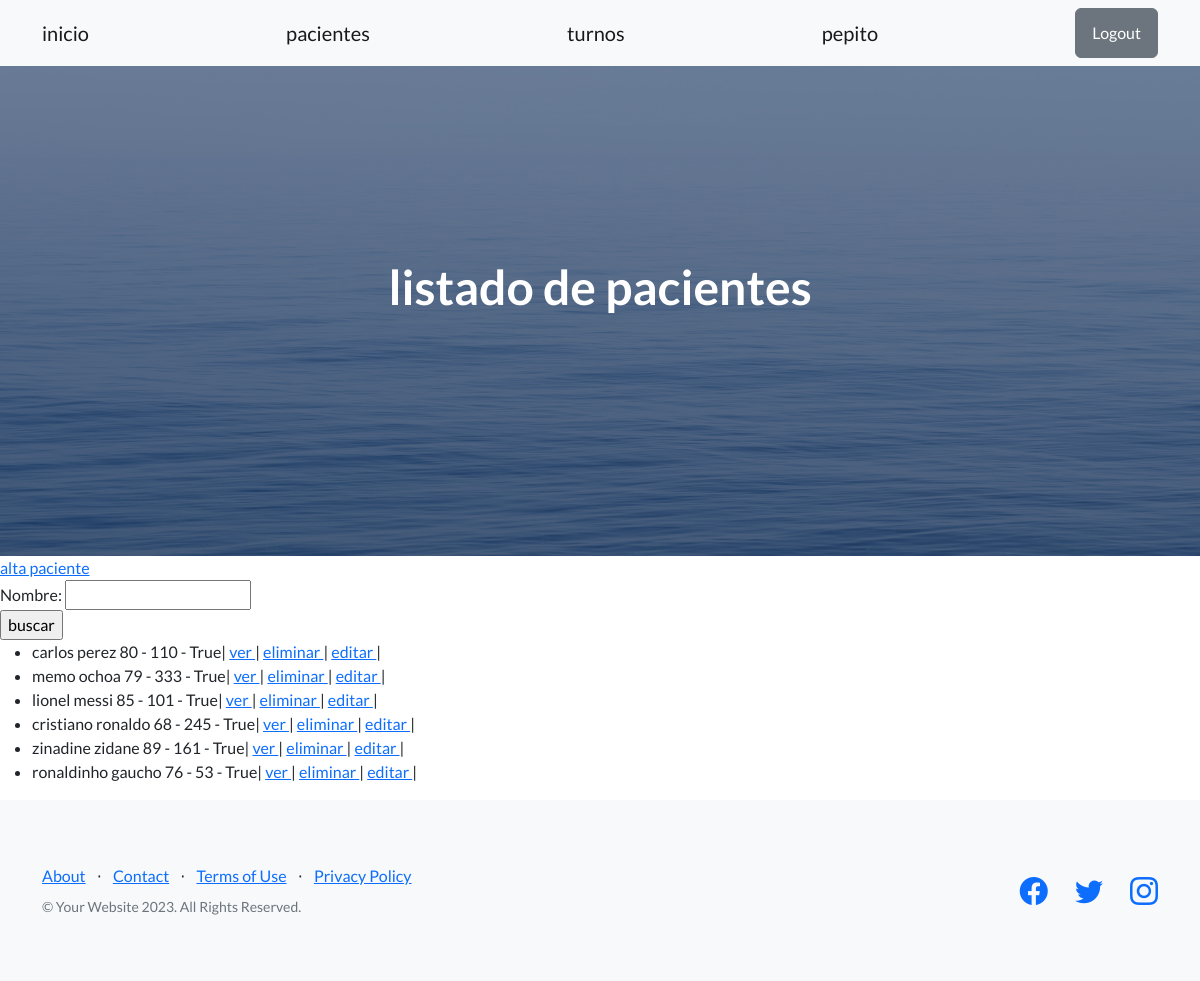
Page /pacientes/ (signed in) on the committed database.
### inicio/models.py (models this page shows)
class Paciente(models.Model):
    nombre = models.CharField(max_length=50)
    apellido = models.CharField(max_length=50)
    edad = models.IntegerField()
    glucemia = models.IntegerField()
    insulinoterapia = models.BooleanField(default=False)
    descripcion = RichTextField(null=True)
    imagen = models.ImageField(upload_to='pacientes', null=True, blank=True)
    def __str__(self):
        return f"{self.nombre} {self.apellido} {self.edad} - {self.glucemia} - {self.insulinoterapia}"

### inicio/views.py (the view)
# urls.py: path('pacientes/', pacientes, name='pacientes'),
def pacientes(request):
    pacientes = Paciente.objects.all()
    formulario = BusquedaPaciente(request.GET)
    if formulario.is_valid():
        nombre = formulario.cleaned_data.get('nombre')
        if nombre: pacientes = Paciente.objects.filter(nombre__icontains=nombre)
    return render(request, 'inicio/pacientes.html', {'pacientes': pacientes, 'formulario': formulario})

### inicio/forms.py
class BusquedaPaciente(forms.Form):
    nombre = forms.CharField(max_length=20, required=False)

### inicio/templates/inicio/pacientes.html (shortened to what this page needs)
{% extends "padre.html"%}
{% block h1_header %}
listado de pacientes
{% endblock h1_header %}
{% block main %}
<a href={% url "alta_paciente" %}>alta paciente</a>
    <form action={% url "pacientes" %}>
      {{formulario}}
      <input type="submit" value="buscar">
    {% if pacientes %}
    <ul>
        {%for pacientes in pacientes%}
          <li>{{pacientes}}|
            <a href={% url "ver_paciente" pacientes.id %}>ver </a> |
            <a href={% url "eliminar_paciente" pacientes.id %}>eliminar </a> |
            <a href={% url "editar_paciente" pacientes.id %}>editar </a>| </li>
        {% endfor %}
    </ul>
    {%else%}
    <p>No se encontraron pacientes cargados!</p>
    {%endif%}
{% endblock main %}

### templates/padre.html (shortened to what this page needs)
<!DOCTYPE html>
<html lang="en">
    {% load static %}
    <head>
        <link href="https://cdn.jsdelivr.net/npm/bootstrap-icons@1.5.0/font/bootstrap-icons.css" rel="stylesheet" type="text/css" />
        <link href= {% static "css/styles.css"%} rel="stylesheet" />
    </head>
    <body>
        <nav class="navbar navbar-light bg-light static-top">
            <div class="container">
                <a class="navbar-brand" href={% url "inicio" %}>inicio</a>
                <a class="navbar-brand" href={% url "pacientes" %}>pacientes</a>
                <a class="navbar-brand" href={% url "turnos" %}>turnos</a>
                {% if request.user.is_authenticated %}
                <a class="navbar-brand" href={% url "perfil" %}>{{request.user.username}}</a>
                <form method="post" action="{% url 'logout' %}">
                    <button type="submit" class="btn btn-secondary">Logout</button>
                </form>
                {% else %}
                <a class="btn btn-success" href={% url "registro" %}>Registrarse</a>
                <a class="btn btn-primary" href={% url "login" %}>Login</a>
                {% endif %}
            </div>
        </nav>
        {% block header %}
        <header class="masthead">
            <div class="container position-relative">
                <div class="row justify-content-center">
                    <div class="col-xl-6">
                        <div class="text-center text-white">
                            <h1 class="mb-5">
                               {% block h1_header %}{% endblock h1_header %}
                            </h1>
                        </div>
                    </div>
                </div>
            </div>
        </header>
        {% endblock header %}
        <main>
            {% block main %}
            {% endblock main %}
        </main>
        <footer class="footer bg-light">
            <div class="container">
                <div class="row">
                    <div class="col-lg-6 h-100 text-center text-lg-start my-auto">
                        <ul class="list-inline mb-2">
                            <li class="list-inline-item"><a href="#!">About</a></li>
                            <li class="list-inline-item">⋅</li>
                            <li class="list-inline-item"><a href="#!">Contact</a></li>
                            <li class="list-inline-item">⋅</li>
                            <li class="list-inline-item"><a href="#!">Terms of Use</a></li>
                            <li class="list-inline-item">⋅</li>
                            <li class="list-inline-item"><a href="#!">Privacy Policy</a></li>
                        </ul>
                        <p class="text-muted small mb-4 mb-lg-0">&copy; Your Website 2023. All Rights Reserved.</p>
                    </div>
                    <div class="col-lg-6 h-100 text-center text-lg-end my-auto">
                        <ul class="list-inline mb-0">
                            <li class="list-inline-item me-4">
                                <a href="#!"><i class="bi-facebook fs-3"></i></a>
                            </li>
                            <li class="list-inline-item me-4">
                                <a href="#!"><i class="bi-twitter fs-3"></i></a>
                            </li>
                            <li class="list-inline-item">
                                <a href="#!"><i class="bi-instagram fs-3"></i></a>
                            </li>
                        </ul>
                    </div>
                </div>
            </div>
        </footer>
    </body>
</html>

### rows in the picture
Paciente: nombre+apellido+edad "carlos perez 80 - 110 - True"
Paciente: nombre+apellido+edad "memo ochoa 79 - 333 - True"
Paciente: nombre+apellido+edad "lionel messi 85 - 101 - True"
Paciente: nombre+apellido+edad "cristiano ronaldo 68 - 245 - True"
Paciente: nombre+apellido+edad "zinadine zidane 89 - 161 - True"
Paciente: nombre+apellido+edad "ronaldinho gaucho 76 - 53 - True"

### other values in the picture
{{ request.user.username }} "pepito"
